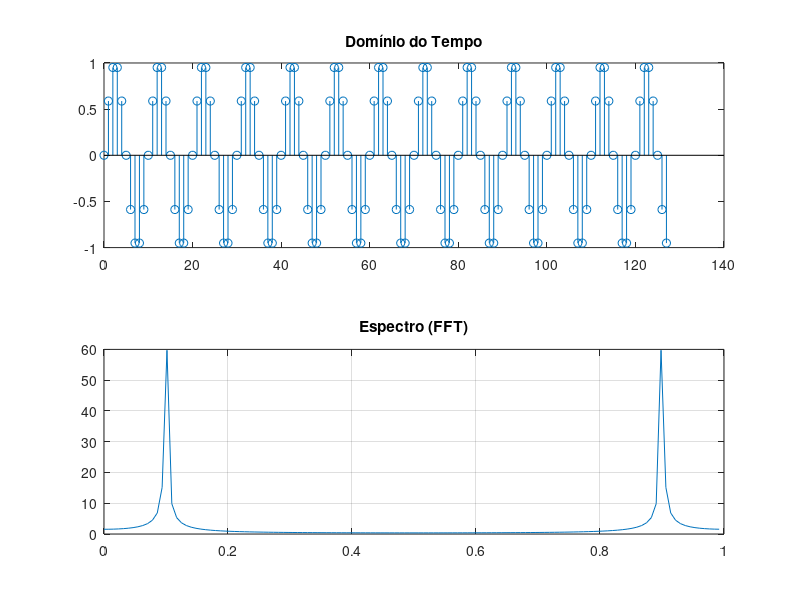

Write the MATLAB code that produced this figure.
N = 128; f0 = 0.1; n = 0:N-1;
x = sin(2*pi*f0*n);
X = fft(x);
f = (0:N-1)/N;
subplot(2,1,1); stem(n, x); title('Domínio do Tempo');
subplot(2,1,2); plot(f, abs(X)); title('Espectro (FFT)');
grid on; % Frequência dominante em 0.1
